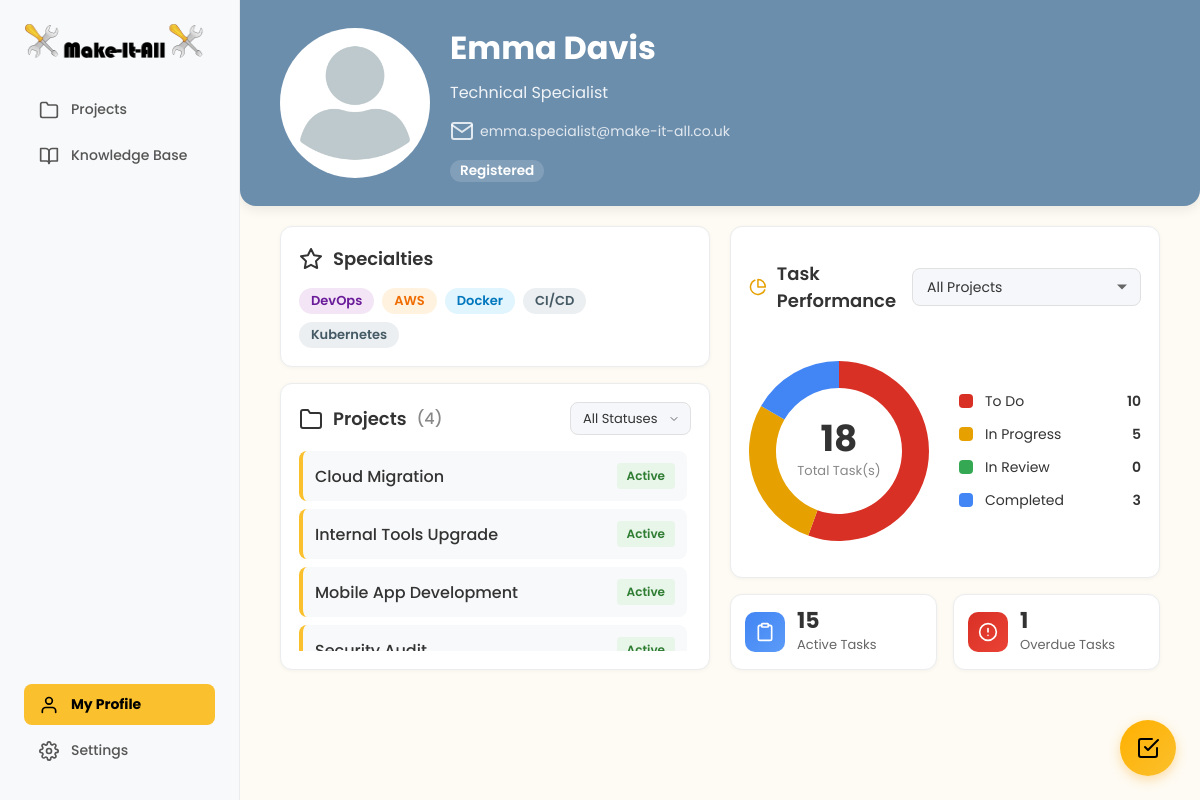
The page /user/employees/employee-profile.php?id=5 (signed in) on the database as committed earlier.
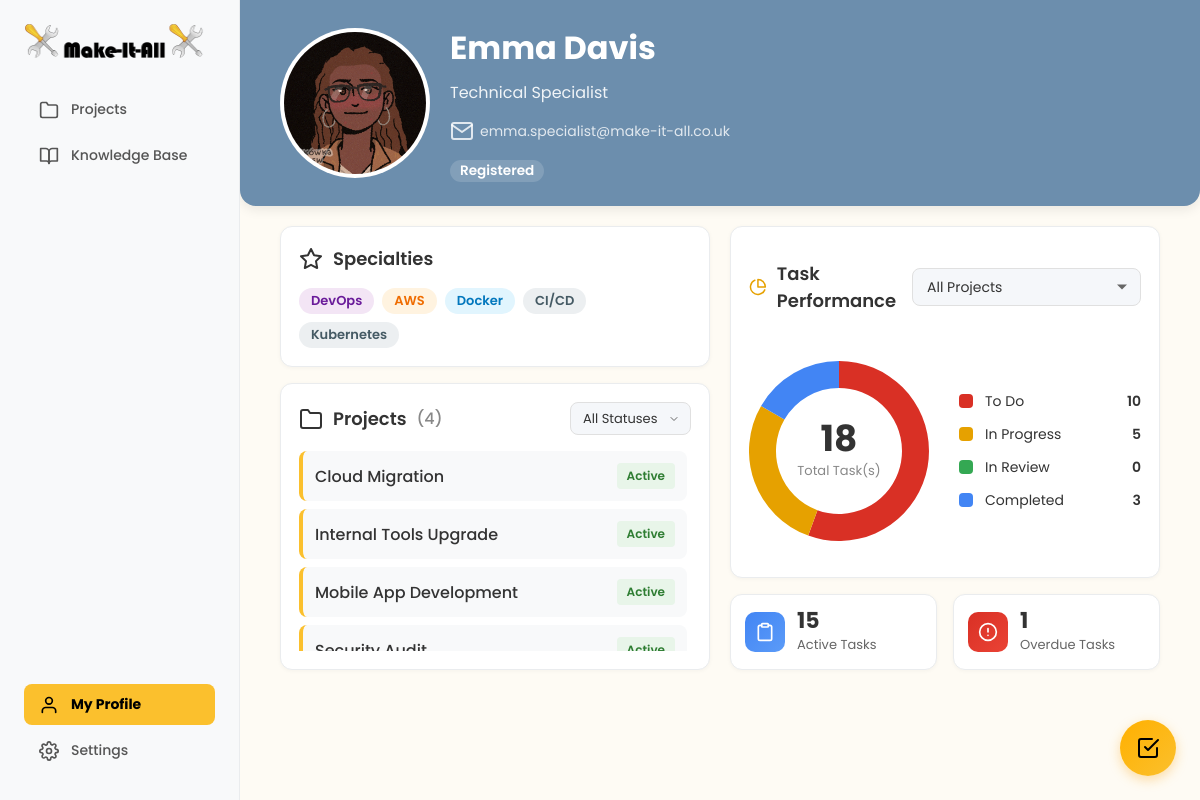
The same page on the database as committed later.
### tables this page shows
CREATE TABLE users (
    user_id INT AUTO_INCREMENT PRIMARY KEY,
    email VARCHAR(255) NOT NULL UNIQUE,
    password_hash VARCHAR(255) NULL COMMENT 'NULL for non-registered employees',
    is_registered BOOLEAN DEFAULT FALSE,
    first_name VARCHAR(100) NOT NULL,
    last_name VARCHAR(100) NOT NULL,
    profile_picture VARCHAR(255) DEFAULT '/default-avatar.png',
    role ENUM('manager', 'team_leader', 'team_member', 'technical_specialist') NOT NULL DEFAULT 'team_member',
    department VARCHAR(100),
    specialties TEXT COMMENT 'JSON array: ["Frontend", "React", "UX Design"]',
    manager_id INT NULL COMMENT 'Self-referencing FK - who manages this user',
    is_active BOOLEAN DEFAULT TRUE,
    last_login TIMESTAMP NULL,
    created_at TIMESTAMP DEFAULT CURRENT_TIMESTAMP,
    updated_at TIMESTAMP DEFAULT CURRENT_TIMESTAMP ON UPDATE CURRENT_TIMESTAMP,
    FOREIGN KEY (manager_id) REFERENCES users(user_id) ON DELETE SET NULL,
    INDEX idx_email (email),
    INDEX idx_role (role),
    INDEX idx_manager (manager_id),
    INDEX idx_is_registered (is_registered),
    INDEX idx_is_active (is_active)
);

### user/employees/employee-profile.php (the view, shortened to what the changed rows need)
<?php
$employeeId = (int) $_GET['id'];
$database = new Database();
$pdo = $database->getConnection();
$stmt = $pdo->prepare("
    SELECT user_id, first_name, last_name, email, role, profile_picture, specialties, is_registered
    FROM users
    WHERE user_id = ?
");
$stmt->execute([$employeeId]);
$employee = $stmt->fetch(PDO::FETCH_ASSOC);
$fullName = htmlspecialchars($employee['first_name'] . ' ' . $employee['last_name']);
$roleMap = [
    'manager' => 'Manager',
    'technical_specialist' => 'Technical Specialist',
];
$roleDisplay = $roleMap[$employee['role']] ?? 'Employee';
$bannerColors = [
    '#5B9BD5', '#7FB069', '#9B59B6', '#D4926F', '#45B7B8',
    '#6C8EAD', '#2A9D8F', '#B56576', '#52796F', '#7D8FA0',
];
if (isset($_SESSION['employee_colors'][$employeeId])) {
    $profileBannerColor = $_SESSION['employee_colors'][$employeeId];
} else {
    $profileBannerColor = $bannerColors[array_rand($bannerColors)];
}
$specialties = [];
if (!empty($employee['specialties'])) {
    $specialties = json_decode($employee['specialties'], true)
        ?? explode(',', $employee['specialties']);
    $specialties = array_map('trim', $specialties);
}
$stmt = $pdo->prepare("
    SELECT DISTINCT p.project_id, p.project_name, p.status
    FROM projects p
    INNER JOIN project_members pm ON p.project_id = pm.project_id
    WHERE pm.user_id = ?
      AND pm.left_at IS NULL
    ORDER BY p.project_name
");
$stmt->execute([$employeeId]);
$projects = $stmt->fetchAll(PDO::FETCH_ASSOC);
?>
<!DOCTYPE html>
<html lang="en">
<head>
    <link rel="stylesheet" href="../dashboard.css">
</head>
<body>
    <div class="dashboard-container">
        <main class="main-content">
            <section class="profile-banner" style="background: <?= htmlspecialchars($profileBannerColor) ?>; color: #fff;">
                <div class="banner-content">
                    <div class="banner-left">
                        <div class="profile-avatar-large">
                            <img src="<?= htmlspecialchars($employee['profile_picture']) ?>" alt="<?= $fullName ?>">
                        </div>
                        <div class="profile-basic-info">
                            <h1><?= $fullName ?></h1>
                            <p class="role"><?= $roleDisplay ?></p>
                            <p class="email">
                                <i data-feather="mail"></i>
                                <?= htmlspecialchars($employee['email']) ?>
                            </p>
                            <?php $isRegistered = (int)$employee['is_registered'] === 1;?>
                            <p class="<?= $isRegistered ? 'registered-pill' : 'unregistered-pill' ?>">
                                <?= $isRegistered ? 'Registered' : 'Unregistered' ?>
                            </p>
                        </div>
                    </div>
                </div>
            </section>
            <section class="analytics-section">
                <div class="profile-layout">
                    <div class="profile-left-column">
                        <div class="profile-content">
                            <div class="specialties-card">
                                <h2>
                                    <i data-feather="star"></i>
                                    Specialties
                                </h2>
                                <div class="specialties-container">
                                    <?php if (!empty($specialties)): ?>
                                        <?php
                                        $specialtyClassMap = [
                                            'Project Management' => 'spec-project-management',
                                            'Strategy'           => 'spec-strategy',
                                            'Leadership'         => 'spec-leadership',
                                            'Backend'            => 'spec-backend',
                                            'Python'             => 'spec-python',
                                            'SQL'                => 'spec-sql',
                                            'API Design'         => 'spec-api-design',
                                            'Frontend'           => 'spec-frontend',
                                            'React'              => 'spec-react',
                                            'CSS'                => 'spec-css',
                                            'JavaScript'         => 'spec-javascript',
                                            'Node.js'            => 'spec-node-js',
                                            'MongoDB'            => 'spec-mongodb',
                                            'DevOps'             => 'spec-devops',
                                            'AWS'                => 'spec-aws',
                                            'Docker'             => 'spec-docker',
                                            'CI/CD'              => 'spec-ci-cd',
                                            'UI Design'          => 'spec-ui-design',
                                            'Figma'              => 'spec-figma',
                                            'Prototyping'        => 'spec-prototyping',
                                        ];
                                        ?>
                                        <?php foreach ($specialties as $skill): ?>
                                            <?php $skillClass = $specialtyClassMap[$skill] ?? 'spec-default'; ?>
                                            <span class="specialty-pill <?= $skillClass ?>">
                                                <?= htmlspecialchars($skill) ?>
                                            </span>
                                        <?php endforeach; ?>
                                    <?php else: ?>
                                        <p style="color: #888; font-style: italic;">No specialties listed</p>
                                    <?php endif; ?>
                                </div>
                            </div>
                            <div class="projects-card">
                                <div class="projects-header">
                                    <h2>
                                        <i data-feather="folder"></i>
                                        Projects <span class="projects-count">(<?= count($projects) ?>)</span>
                                    </h2>
                                </div>
                            </div>
                        </div>
                    </div>
                    <div class="profile-right-column">
                        <div class="chart-card">
                            <div class="chart-header">
                                <h2 class="chart-title">
                                    <i data-feather="pie-chart"></i>
                                    Task Performance
                                </h2>
                            </div>
                        </div>
                    </div>
                </div>
            </section>
        </main>
    </div>
</body>
</html>

Rows that differ between the two databases and show on the page:
changed users "Emma Davis": profile_picture: picture added in place of a placeholder
